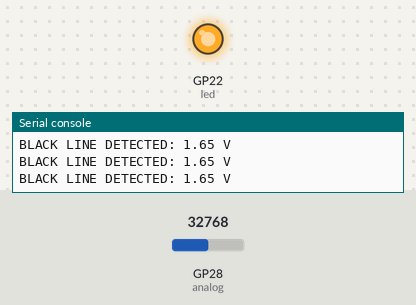
The program below on a simulated Raspberry Pi Pico running MicroPython. On the bench: output pins drawn as LEDs (lit = HIGH), the last lines printed to the serial console. The inputs (shaded band) are chosen by the test bench; at power-on: GP28 (analog) = 32768 (analog values on the 0–65535 scale).

Above: at 1.2 s.
1.3 s: GP28 (analog) set to 30496
2.8 s: GP28 (analog) set to 28720
At 4.1 s:
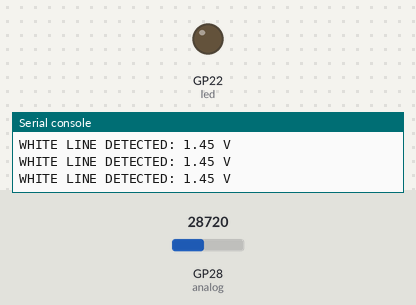
4.5 s: GP28 (analog) set to 32767
At 5.3 s:
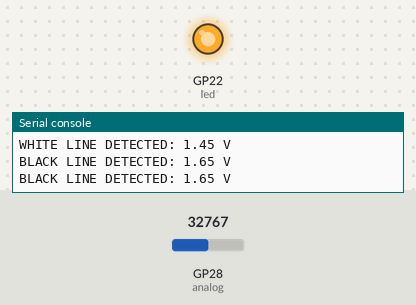
6.0 s: GP28 (analog) set to 19660
At 6.5 s:
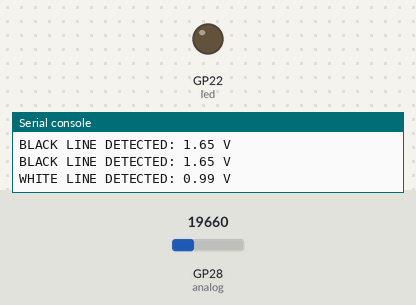
Timing chart, 0 to 8.5 s (numbered marks = the images above; inputs shaded):
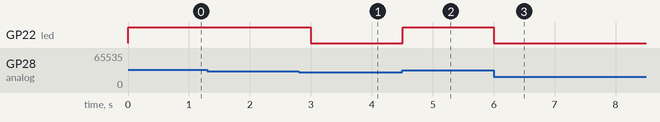

Measured:
- the behaviour switches between 29888 and 29872 on GP28 (analog) (found by bisection; images 0 and 1)
- after the input at 2.8 s, GP22 (led): HIGH → LOW after 0.20 s
- after the input at 4.5 s, GP22 (led): LOW → HIGH at once
- after the input at 6.0 s, GP22 (led): HIGH → LOW at once

The program:

light_sensor.py
```python
from machine import Pin, ADC
import time

analog = ADC(Pin(28))
digital = Pin(15, Pin.IN, Pin.PULL_DOWN)
led = Pin(22, Pin.OUT, 0)

while True:
    reading = analog.read_u16()
    voltage = round(reading * 3.3 / 65535, 2)

    if voltage > 1.5:
        print("BLACK LINE DETECTED:", voltage, "V")
        led.value(1)
    else:
        print("WHITE LINE DETECTED:", voltage, "V")

    time.sleep_ms(500)
    led.value(0)
```
